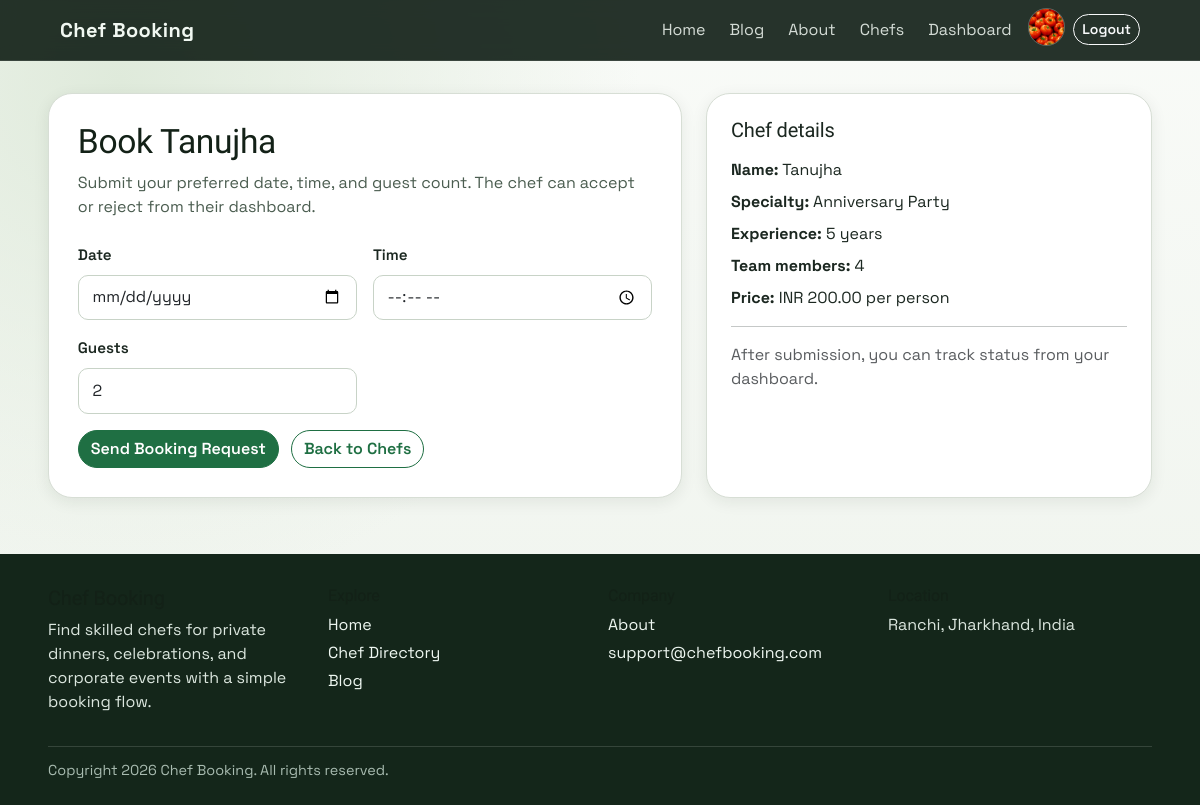
Screenshot of /book/2/ (signed in) with the database file from the repository.
### accounts/models.py (models this page shows, shortened)
class Profile(models.Model):
    user = models.OneToOneField(settings.AUTH_USER_MODEL, on_delete=models.CASCADE)
    name = models.CharField(max_length=100)
    email = models.EmailField()
    mobile_number = models.CharField(max_length=15, blank=True, null=True)
    location = models.CharField(max_length=255, blank=True)
    education = models.CharField(max_length=255, blank=True)
    experience = models.IntegerField(default=0)
    speciality = models.TextField(blank=True)
    bio = models.TextField(blank=True)
    dishes = models.CharField(max_length=255, default="Not specified")
    profile_image = models.ImageField(upload_to=user_directory_path, blank=True, null=True)

### booking/models.py (models this page shows, shortened)
class Chef(models.Model):
    user = models.OneToOneField(settings.AUTH_USER_MODEL, on_delete=models.CASCADE)
    name = models.CharField(max_length=100)
    specialty = models.CharField(max_length=200)
    experience = models.PositiveIntegerField()  # years
    team_members = models.PositiveIntegerField(
        validators=[MinValueValidator(2)],
        blank=True,
        null=True
    )
    price_per_person = models.DecimalField(max_digits=8, decimal_places=2)
    image = models.ImageField(upload_to='chef_dishes/', blank=True, null=True)

### booking/views.py (the view, shortened to what this page needs)
# urls.py: path('book/<int:chef_id>/', booking_views.book_chef, name='book_chef'),
@login_required
def book_chef(request, chef_id):
    chef = get_object_or_404(Chef, id=chef_id)
    if request.user == chef.user:
        messages.error(request, "You cannot book your own chef profile.")
        return redirect("chef_list")
    return render(request, "booking/book_chef.html", {"chef": chef})

### booking/context_processors.py (called while the page is built)
def chef_context(request):
    chef = None
    profile = None
    is_admin_user = False
    if request.user.is_authenticated:
        chef = Chef.objects.filter(user=request.user).first()
        profile = getattr(request.user, "profile", None)
        is_admin_user = request.user.is_superuser
    return {"chef": chef, "user_profile": profile, "is_admin_user": is_admin_user}

### booking/templates/booking/book_chef.html (shortened to what this page needs)
{% extends "base.html" %}
{% block content %}
<div class="row g-4">
  <section class="col-lg-7">
    <div class="form-panel h-100">
      <h1 class="section-title">Book {{ chef.name }}</h1>
      <p class="section-subtitle">Submit your preferred date, time, and guest count. The chef can accept or reject from their dashboard.</p>
      <form method="post" class="row g-3">
        <div class="col-md-6">
          <label for="id_date" class="form-label">Date</label>
          <input id="id_date" name="date" type="date" class="form-control" required />
        </div>
        <div class="col-md-6">
          <label for="id_time" class="form-label">Time</label>
          <input id="id_time" name="time" type="time" class="form-control" required />
        </div>
        <div class="col-md-6">
          <label for="id_person" class="form-label">Guests</label>
          <input id="id_person" name="person" type="number" min="1" value="2" class="form-control" required />
        </div>
        <div class="col-12">
          <button type="submit" class="btn btn-primary">Send Booking Request</button>
          <a href="{% url 'chef_list' %}" class="btn btn-outline-primary ms-2">Back to Chefs</a>
        </div>
      </form>
    </div>
  </section>
  <aside class="col-lg-5">
    <div class="page-card p-4 h-100">
      <h2 class="h5 mb-3">Chef details</h2>
      <p class="mb-2"><strong>Name:</strong> {{ chef.name }}</p>
      <p class="mb-2"><strong>Specialty:</strong> {{ chef.specialty }}</p>
      <p class="mb-2"><strong>Experience:</strong> {{ chef.experience }} years</p>
      <p class="mb-2"><strong>Team members:</strong> {{ chef.team_members|default:"Not listed" }}</p>
      <p class="mb-3"><strong>Price:</strong> INR {{ chef.price_per_person }} per person</p>
      <hr />
      <p class="mb-0 text-muted">After submission, you can track status from your dashboard.</p>
    </div>
  </aside>
</div>
{% endblock %}

### templates/base.html (shortened to what this page needs)
{% load static %}
<!DOCTYPE html>
<html lang="en">
  <head>
    <link href="https://cdn.jsdelivr.net/npm/bootstrap@5.3.3/dist/css/bootstrap.min.css" rel="stylesheet" />
    <link href="{% static 'css/site.css' %}" rel="stylesheet" />
  </head>
  <body>
    <div class="site-shell">
      <nav class="navbar navbar-expand-lg navbar-dark top-nav">
        <div class="container-fluid" style="width:min(1120px, 92vw);">
          <a class="navbar-brand" href="{% url 'home' %}">Chef Booking</a>
          <div class="d-none d-lg-flex ms-auto">
            <ul class="navbar-nav ms-auto align-items-center gap-2">
              <li class="nav-item">
                <a class="nav-link {% if request.resolver_match.url_name == 'home' %}active{% endif %}" href="{% url 'home' %}">Home</a>
              </li>
              <li class="nav-item">
                <a class="nav-link {% if request.resolver_match.url_name == 'blog_list' %}active{% endif %}" href="{% url 'blog_list' %}">Blog</a>
              </li>
              <li class="nav-item">
                <a class="nav-link {% if request.resolver_match.url_name == 'about' %}active{% endif %}" href="{% url 'about' %}">About</a>
              </li>
              {% if user.is_authenticated %}
              <li class="nav-item">
                <a class="nav-link {% if request.resolver_match.url_name == 'chef_list' %}active{% endif %}" href="{% url 'chef_list' %}">Chefs</a>
              </li>
              <li class="nav-item">
                <a class="nav-link {% if request.resolver_match.url_name == 'dashboard' %}active{% endif %}" href="{% url 'dashboard' %}">Dashboard</a>
              </li>
              <li class="nav-item">
                <a class="avatar-btn" href="{% url 'profile_detail' request.user.username %}" aria-label="Profile">
                  {% if user_profile and user_profile.profile_image %}
                  <img src="{{ user_profile.profile_image.url }}" alt="{{ user.username }} profile" loading="lazy" />
                  {% else %}
                  <img src="{% static 'images/default-chef.jpg' %}" alt="Default profile" loading="lazy" />
                  {% endif %}
                </a>
              </li>
              <li class="nav-item">
                <form method="post" action="{% url 'logout' %}" class="d-inline">
                  <button type="submit" class="btn btn-sm btn-outline-light">Logout</button>
                </form>
              </li>
              {% endif %}
            </ul>
          </div>
        </div>
      </nav>
      <main class="site-main">
        {% block content %}{% endblock %}
      </main>
      <footer class="site-footer">
        <div class="footer-grid">
          <div>
            <h5>Chef Booking</h5>
            <p class="mb-0">Find skilled chefs for private dinners, celebrations, and corporate events with a simple booking flow.</p>
          </div>
          <div>
            <h6>Explore</h6>
            <p class="mb-1"><a href="{% url 'home' %}">Home</a></p>
            <p class="mb-1"><a href="{% url 'chef_list' %}">Chef Directory</a></p>
            <p class="mb-0"><a href="{% url 'blog_list' %}">Blog</a></p>
          </div>
          <div>
            <h6>Company</h6>
            <p class="mb-1"><a href="{% url 'about' %}">About</a></p>
            <p class="mb-0"><a href="mailto:support@chefbooking.com">support@chefbooking.com</a></p>
          </div>
          <div>
            <h6>Location</h6>
            <p class="mb-0">Ranchi, Jharkhand, India</p>
          </div>
        </div>
        <div class="footer-meta">Copyright <span id="currentYear"></span> Chef Booking. All rights reserved.</div>
      </footer>
    </div>
  </body>
</html>

### static/css/site.css (style rules this page uses)
:root { --bg: #f5f7f3; --surface: #ffffff; --surface-muted: #eef2ea; --text: #1b2720; --text-muted: #4b5d50; --primary: #1f6f43; --primary-strong: #165233; --accent: #b87a2a; --border: #d7ded5; --danger: #a53838; --radius-sm: 10px; --radius-md: 16px; --radius-lg: 24px; --shadow-sm: 0 4px 16px rgba(22, 38, 28, 0.08); --shadow-md: 0 12px 36px rgba(22, 38, 28, 0.13); }
* { box-sizing: border-box; }
html, body { margin: 0; padding: 0; }
body { font-family: "Space Grotesk", "Segoe UI", sans-serif; color: var(--text); background: radial-gradient(circle at 10% 10%, #dfeadb 0%, rgba(223, 234, 219, 0) 40%), linear-gradient(180deg, #f9fbf8 0%, #eef3ec 100%); min-height: 100vh; }
h1, h2, h3, h4, h5, h6 { font-family: "Sora", "Segoe UI", sans-serif; letter-spacing: -0.01em; margin-top: 0; color: #132117; }
a { color: var(--primary); }
.site-shell { min-height: 100vh; display: flex; flex-direction: column; }
.site-main { flex: 1; width: min(1120px, 92vw); margin: 2rem auto 3.5rem; }
.top-nav { position: sticky; top: 0; z-index: 1030; background: rgba(15, 29, 20, 0.9); backdrop-filter: blur(10px); border-bottom: 1px solid rgba(255, 255, 255, 0.1); }
.top-nav .navbar-brand { font-weight: 700; letter-spacing: 0.02em; color: #f1f8f2; }
.top-nav .nav-link { color: rgba(243, 250, 244, 0.85); border-radius: var(--radius-sm); padding: 0.45rem 0.75rem; transition: background-color 160ms ease, color 160ms ease; }
.top-nav .btn { border-radius: 999px; }
.avatar-btn { display: inline-flex; align-items: center; justify-content: center; width: 2.35rem; height: 2.35rem; border-radius: 999px; overflow: hidden; border: 1px solid rgba(255, 255, 255, 0.25); }
.avatar-btn img { width: 100%; height: 100%; object-fit: cover; }
.page-card { background: var(--surface); border: 1px solid var(--border); border-radius: var(--radius-lg); box-shadow: var(--shadow-sm); }
.section-title { font-size: clamp(1.45rem, 3vw, 2.1rem); margin-bottom: 0.5rem; }
.section-subtitle { color: var(--text-muted); margin-bottom: 1.5rem; }
.form-panel { background: var(--surface); border: 1px solid var(--border); border-radius: var(--radius-lg); box-shadow: var(--shadow-sm); padding: clamp(1.1rem, 3vw, 1.8rem); }
.form-label { font-weight: 600; font-size: 0.95rem; }
.form-control, .form-select { border-radius: var(--radius-sm); border-color: #c8d3c7; padding: 0.62rem 0.85rem; }
.btn { border-radius: 999px; font-weight: 600; }
.btn-primary { border-color: var(--primary); background: var(--primary); }
.btn-outline-primary { color: var(--primary); border-color: var(--primary); }
.site-footer { background: #14261a; color: #dce7df; margin-top: auto; }
.site-footer a { color: #eef7f1; text-decoration: none; }
.footer-grid { width: min(1120px, 92vw); margin: 0 auto; padding: 2rem 0; display: grid; gap: 1rem; grid-template-columns: repeat(auto-fit, minmax(200px, 1fr)); }
.footer-meta { width: min(1120px, 92vw); margin: 0 auto; padding: 0.8rem 0 1.5rem; border-top: 1px solid rgba(255, 255, 255, 0.14); color: #a8bbb0; font-size: 0.9rem; }

### rows the page displays
Profile: profile_image (picture)
Chef: name "Tanujha", specialty "Anniversary Party", experience "5", team_members "4", price_per_person "200.00"
